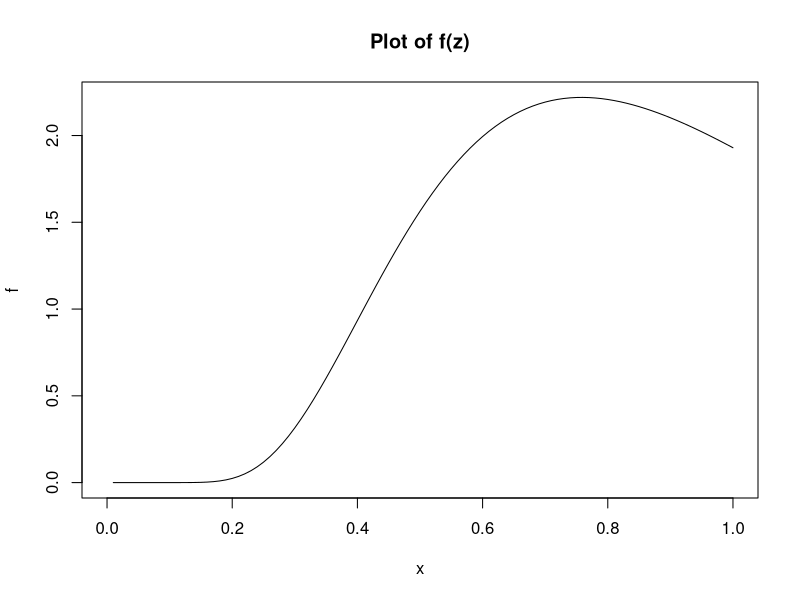
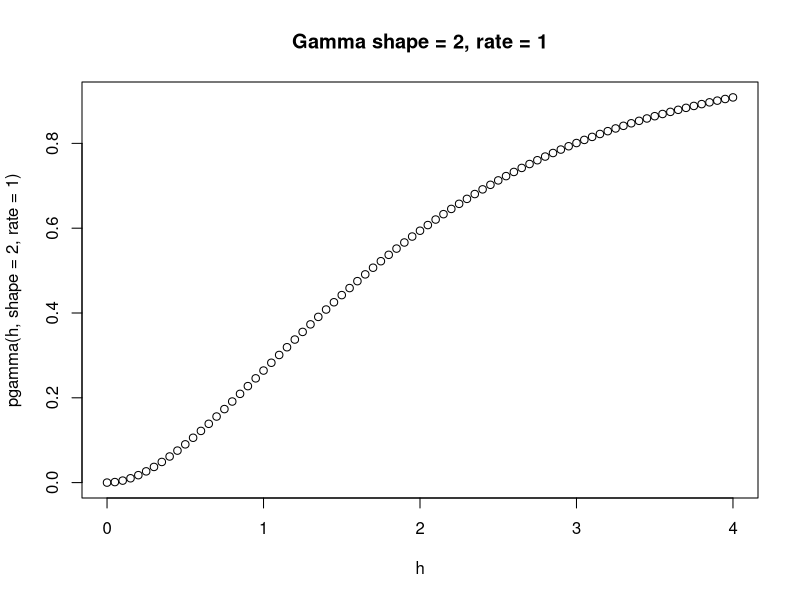

Recreate these plots in R, in order.
#Samantha Maillie
#Homework 4 Problem 6

f <- function (z){
  return((z^(-3/2)) * exp(-1.5*z - (2/z) + 2*sqrt(3) + log(2) ))
}

plot(f, main = "Plot of f(z)")

#E[z] = 1.3333 E[1/z] = 1.116025

rate = 1
shape = 2
x <- numeric(1000)
x[1] <- rgamma(1, shape = shape, rate = rate)


n = 1000

for (j in 2:n){
  y = rgamma(1, shape = shape, rate = rate)
  u = runif(1, 0 , 1)
  num = f(y)*dgamma(x[j-1], shape = shape, rate = rate)
  den = f(x[j-1])* dgamma(y, shape = shape, rate = rate)
  if(u <= num/den){
    x[j] = y
  }
  else{
    x[j] = x[j-1]
  }
}

mean(x)
mean(1/x)

h <- seq(0, 4, by = .05)
plot(h, pgamma(h, shape = 2, rate = 1), 
     main = "Gamma shape = 2, rate = 1")